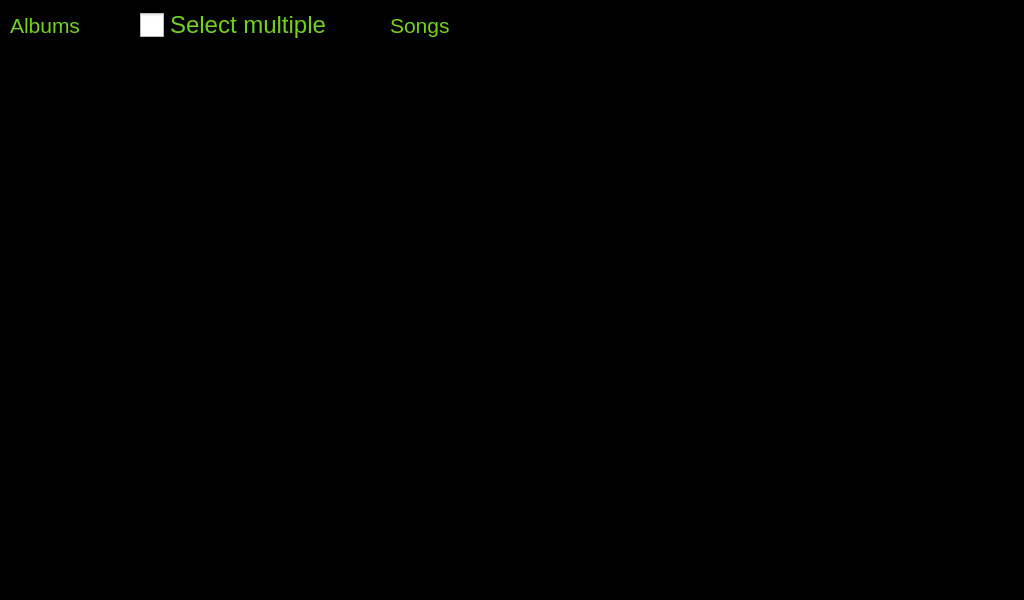
<?xml version="1.0" encoding="UTF-8"?>
<ui version="4.0">
 <class>Library</class>
 <widget class="QWidget" name="Library">
  <property name="geometry">
   <rect>
    <x>0</x>
    <y>0</y>
    <width>1024</width>
    <height>600</height>
   </rect>
  </property>
  <property name="windowTitle">
   <string>Form</string>
  </property>
  <property name="styleSheet">
   <string notr="true">background-color: rgb(0, 0, 0);
color: rgb(115, 210, 22);</string>
  </property>
  <widget class="QListWidget" name="lst_albums">
   <property name="geometry">
    <rect>
     <x>10</x>
     <y>50</y>
     <width>331</width>
     <height>511</height>
    </rect>
   </property>
  </widget>
  <widget class="QLabel" name="lbl_albums">
   <property name="geometry">
    <rect>
     <x>10</x>
     <y>10</y>
     <width>80</width>
     <height>31</height>
    </rect>
   </property>
   <property name="font">
    <font>
     <pointsize>16</pointsize>
    </font>
   </property>
   <property name="text">
    <string>Albums</string>
   </property>
  </widget>
  <widget class="QListWidget" name="lst_songs">
   <property name="geometry">
    <rect>
     <x>390</x>
     <y>50</y>
     <width>331</width>
     <height>511</height>
    </rect>
   </property>
  </widget>
  <widget class="QLabel" name="lbl_songs">
   <property name="geometry">
    <rect>
     <x>390</x>
     <y>10</y>
     <width>80</width>
     <height>31</height>
    </rect>
   </property>
   <property name="font">
    <font>
     <pointsize>16</pointsize>
    </font>
   </property>
   <property name="text">
    <string>Songs</string>
   </property>
  </widget>
  <widget class="QCheckBox" name="cb_select_multiple">
   <property name="geometry">
    <rect>
     <x>140</x>
     <y>10</y>
     <width>210</width>
     <height>30</height>
    </rect>
   </property>
   <property name="styleSheet">
    <string notr="true">QCheckBox {
    color: rgb(115, 210, 22);
    background: none;
    font: 24px;
}

QCheckBox::indicator {
    width: 24px;
    height: 24px;
}</string>
   </property>
   <property name="text">
    <string>Select multiple</string>
   </property>
  </widget>
 </widget>
 <resources/>
 <connections/>
</ui>
